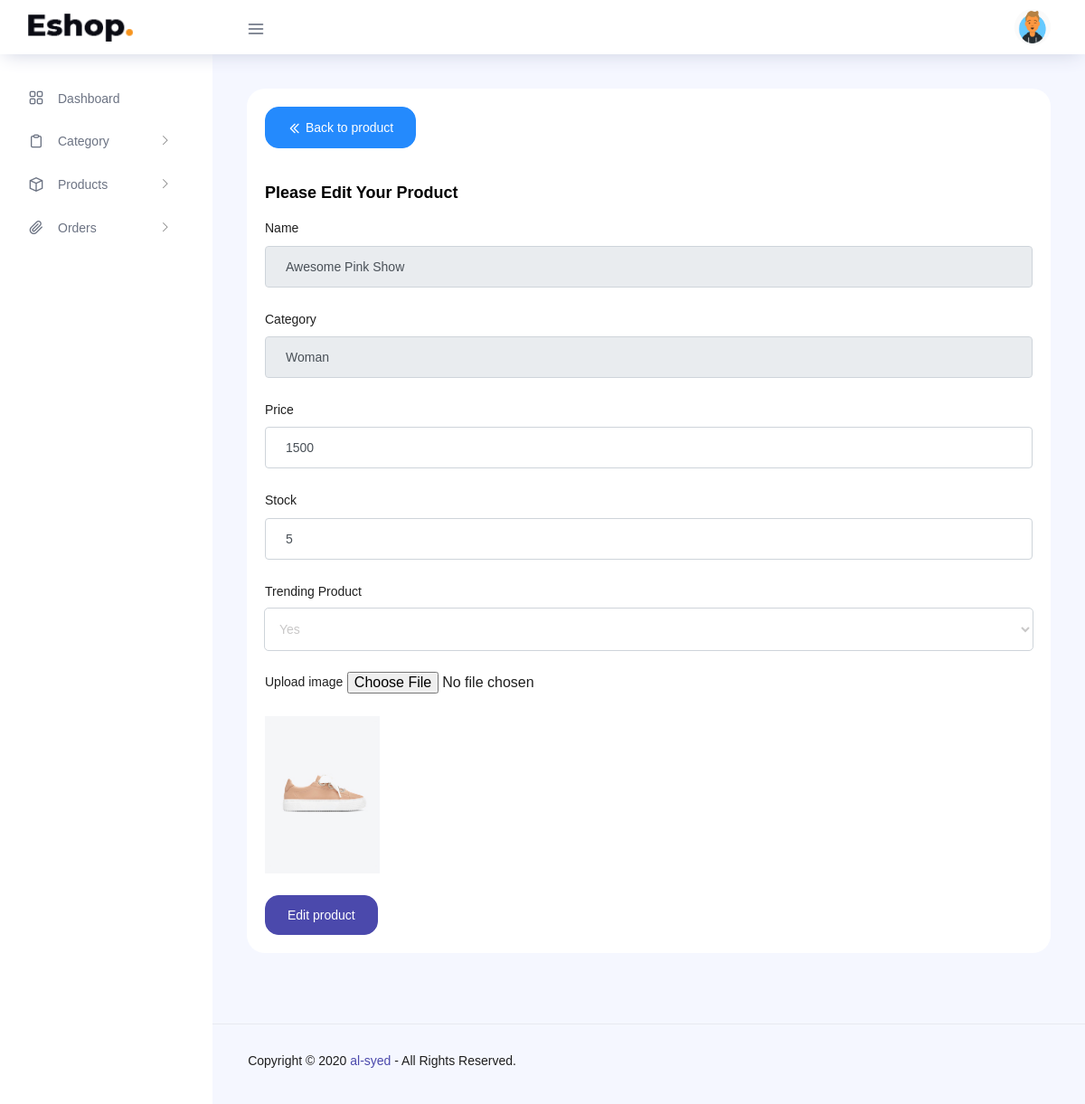
Page /dashboard/admin/editProduct.php?id=25 (signed in) on the committed database.
### tables this page shows
CREATE TABLE `product` (
  `pid` int(11) NOT NULL,
  `pname` text NOT NULL,
  `category` text NOT NULL,
  `price` int(11) NOT NULL,
  `stock` int(11) NOT NULL,
  `image` text NOT NULL,
  `date` timestamp NOT NULL DEFAULT current_timestamp() ON UPDATE current_timestamp(),
  `trending` varchar(255) NOT NULL
);

### database/connection.php (called while the page is built)
<?php
    class connection{
        public function connect(){
            try{
                $connect = mysqli_connect("localhost","root","","software_eng");
                return $connect;
            }
            catch (PDOException $f){
                    echo $f->getmessage();
            }
        }
    }
?>

### database/crudDashboard.php (called while the page is built, shortened)
<?php
    include_once '../../database/connection.php';
    class crudOperation{
        private function getDB(){
            try {
                $db = new connection();
                return $db;
            } catch (\Throwable $th) {
                echo '<script>alert("Fail to connect with database!!!");</script>';
            }
        }
        public function selectProductID($id){
            try {
                $selectQuery = mysqli_query($this->getDB()->connect(), "select * from `product` where pid='$id'");
                return $selectQuery;
            } catch (\Throwable $th) {
                echo '<script>alert("Fail to execute the query!!!");</script>';
            }
        }
    }
?>

### dashboard/admin/body/editProduct.php (the view, shortened to what this page needs)
<?php
    include_once '../../database/crudDashboard.php';
    include_once '../../controller/dashboard/product.php';
    try {
        if (isset($_GET['id'])) {
            $id = $_GET['id'];
            $searchData = new crudOperation();
            $selectQuery = $searchData->selectProductID($id);
        }
    } catch (\Throwable $th) {
        echo '<script>alert("Some thing went wrong!!!");</script>';
    }
?>
<div class="main-panel">
    <div class="content-wrapper">
        <div class="row">
            <div class="col-12 grid-margin stretch-card">
                <div class="card">
                    <div class="card-body">
                        <a type="submit" href="product.php" class="btn btn-info">
                            <i class="icon-rewind menu-icon"></i>
                            <span class="menu-title">Back to product</span>
                        </a>
                        <h4 class="card-title">Please edit your Product</h4>
                        <form class="forms-sample" method="POST" enctype="multipart/form-data">
                            <?php
                                try {
                                    while($row = mysqli_fetch_array($selectQuery)){
                            ?>
                                <div class="form-group">
                                    <label for="exampleInputName1">Name</label>
                                    <input type="text" class="form-control" id="exampleInputName1" name="name" placeholder="Name" value="<?php echo $row['pname'] ?>" readonly>
                                </div>
                                <div class="form-group">
                                    <label for="exampleInputName1">Category</label>
                                    <input type="text" class="form-control" id="exampleInputName1" name="name" placeholder="Name" value="<?php echo $row['category'] ?>" readonly>
                                </div>
                                <div class="form-group">
                                    <label for="exampleInputCity1">Price</label>
                                    <input type="number" class="form-control" id="exampleInputCity1" name="price" placeholder="Price" value="<?php echo $row['price']?>" required>
                                </div>
                                <div class="form-group">
                                    <label for="exampleInputPassword4">Stock</label>
                                    <input type="number" class="form-control" id="exampleInputPassword4" name ="stock" placeholder="Stock" value="<?php echo $row['stock']?>" required>
                                </div>
                                <div class="form-group">
                                    <label for="exampleInputPassword4">Trending Product</label>
                                    <select class="form-control" id="exampleInputName1" name="trending">
                                        <option><?php echo $row['trending']?></option>
                                    </select>
                                </div>
                                <div class="form-group">
                                    <label>Upload image</label>
                                    <input type="file" name="image">
                                    <br><br>
                                    <img src="../../images/product/<?php echo $row['image']?>" alt="Product Image" style="width: 15%; height: 15%">
                                </div>
                            <?php
                                    }
                                } catch (\Throwable $th) {
                                    echo '<script>alert("Some thing went wrong!!!");</script>';
                                }
                            ?>
                            <button type="submit" class="btn btn-primary mr-2" name="editbtn">Edit product</button>
                        </form>
                    </div>
                </div>
            </div>
        </div>
    </div>

### rows in the picture
product: name "Awesome Pink Show", name "Woman", price "1500", stock "5", trending "Yes", image (picture)
